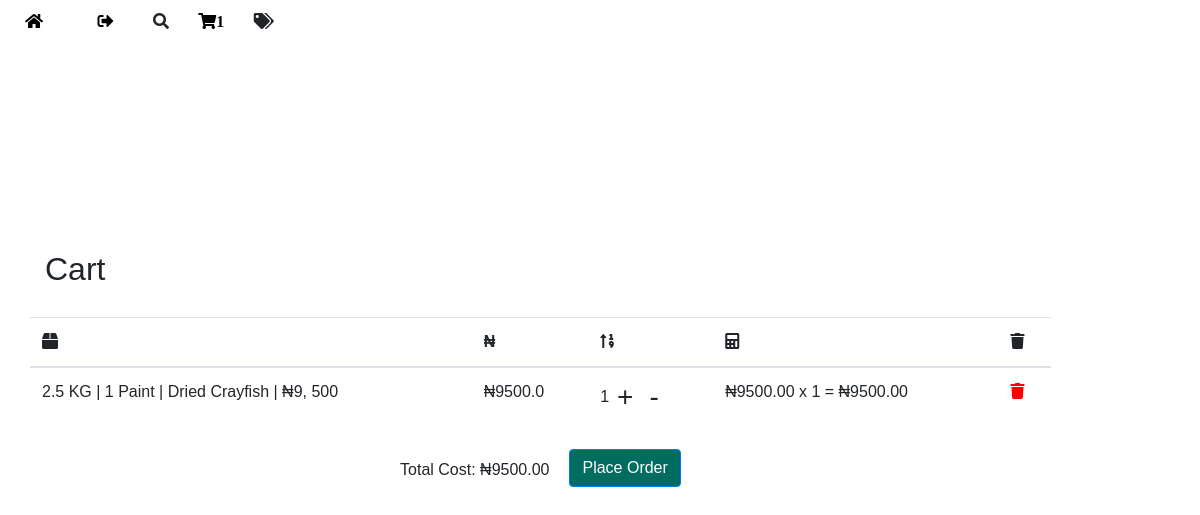
The page /cart/ (signed in) on the database its author committed.
### afri_food/models.py (models this page shows, shortened)
class CartItem(models.Model):
    cart = models.ForeignKey(Cart, on_delete=models.CASCADE, related_name='items')
    content_type = models.ForeignKey(ContentType, on_delete=models.CASCADE)
    object_id = models.PositiveIntegerField()
    content_object = GenericForeignKey('content_type', 'object_id')
    quantity = models.PositiveIntegerField(default=1)

class CrayFish(models.Model):
    title = models.CharField(max_length=100)
    kg = models.FloatField(help_text="Enter the weight in kg")
    in_stock = models.BooleanField(default=True, help_text="Is this item in stock?")
    price = models.FloatField(help_text="Enter the price of the item")
    subcategory = models.ForeignKey(Subcategory, on_delete=models.CASCADE)
    images = GenericRelation(Image)
    comments = GenericRelation(Comment)

### afri_food/views.py (the view)
# urls.py: path('cart/', views.view_cart, name='cart_view'),
def view_cart(request):
    cart, created = Cart.objects.get_or_create(user=request.user)
    cart_items = cart.items.all()
    total_cost = sum(item.content_object.price * item.quantity for item in cart_items)
    context = {'cart': cart, 'cart_items': cart_items, 'total_cost': total_cost}
    return render(request, 'market/cart.html', context)

### afri_food/context_processors.py (called while the page is built)
def cart_item_count(request):
    if request.user.is_authenticated:
        cart_item_count = CartItem.objects.filter(cart__user=request.user).count()
    else:
        cart_item_count = 0
    return {
        'cart_item_count': cart_item_count
    }

### afri_food/templatetags/custom_filters.py (called while the page is built)
@register.filter
def multiply(value, arg):
    return value * arg

### afri_food/templates/market/cart.html (shortened to what this page needs)
{% extends 'market/layout.html' %}
{% load static %}
{% block body %}
{% load custom_filters %}
<div class="container" style="margin-top: 10px; position: relative;">
  <div>
    <h2 style="margin-top: 50px;">Cart</h2>
    <div class="row justify-content-center">
      {% if cart_items %}
        <table class="table">
          <thead>
            <tr>
              <th scope="col"><i class="fas fa-box"></i></th>
              <th scope="col"><span>₦</span></th>
              <th scope="col"><i class="fas fa-sort-numeric-up"></i></th>
              <th scope="col"><i class="fas fa-calculator"></i></th>
              <th scope="col"><i class="fas fa-trash"></i></th>
            </tr>
          </thead>
          <tbody>
            {% for item in cart_items %}
              <tr>
                <td>{{ item.content_object.title }}</td>
                <td>₦{{ item.content_object.price }}</td>
                <td>
                  <div class="d-flex align-items-center">
                    <h6>{{ item.quantity }}</h6>
                    <h3><a href="{% url 'update_cart' item.content_type.model item.object_id item.quantity|add:'1' %}" class="ml-2 mr-2">+</a></h3>
                    <h3><a href="{% url 'update_cart' item.content_type.model item.object_id item.quantity|add:'-1' %}" class="ml-2 mr-2" >-</a></h3>
                  </div>
                </td>
                <td>₦{{ item.content_object.price|floatformat:2 }} x {{ item.quantity }} = ₦{{ item.content_object.price|multiply:item.quantity|floatformat:2 }}</td>
                <td>
                  <a href="{% url 'remove_from_cart' item.content_type.model item.object_id %}"><i class="fas fa-trash" style="color: red;"></a></i>
                </td>
              </tr>
            {% endfor %}
          </tbody>
        </table>
        <div class="d-flex justify-content-between align-items-center">
          <h6 style="margin-top: 10px;">Total Cost: ₦{{ total_cost|floatformat:2 }}</h6>
          <button class="btn btn-primary" onclick="openModal('confirmOrderModal')"style="background-color: #006D60; color: white; margin-left: 20px">Place Order</button>
        </div>
      {% else %}
        <p>Your cart is empty.</p>
      {% endif %}
    </div>
  </div>
</div>
{% endblock %}

### afri_food/static/afri_food/global.css (style rules this page uses)
body { margin: 0; line-height: normal; background-image: url("/static/afri_food/public/ewe-palm-1@2x.png"); background-size: cover; background-position: center; background-repeat: no-repeat; }
a { text-decoration: none; color: inherit; }

### afri_food/static/afri_food/checkout.css (style rules this page uses)
.container, .first-name-last-name-parent { align-self: stretch; display: flex; justify-content: flex-start; }
.container { overflow: hidden; flex-direction: row; align-items: flex-start; padding: var(--padding-lg) var(--padding-48xl) var(--padding-lgi); position: relative; font-size: var(--font-size-16xl); color: var(--color-white); }

### afri_food/templates/market/layout.html (style rules this page uses)
a { color: inherit; text-decoration: none; }

### afri_food/templates/market/cart.html (style rules this page uses)
.container { position: relative; margin-top: 50px; }
.table { margin-top: 20px; }
.ml-2 { margin-left: 0.5rem; }
.mr-2 { margin-right: 0.5rem; }

### rows shown on the page
CartItem: content_object "2.5 KG | 1 Paint | Dried Crayfish | ₦9, 500", content_object.price "9500.0", quantity "1", content_object.price "9500.00", content_object.price|multiply "9500.00"

### other values the page prints
{{ cart_item_count }} "1"
{{ total_cost|floatformat:2 }} "9500.00"
